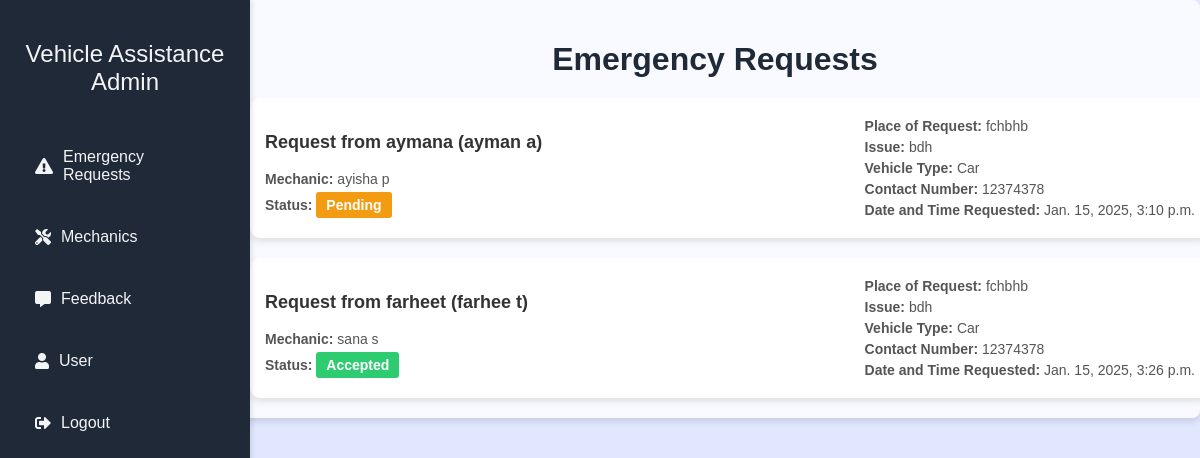
Page /emergency_requests/ on the committed database.
### mechanic/models.py (models this page shows, shortened)
class Request(models.Model):
    STATUS_CHOICES = (
        ('Pending', 'Pending'),
        ('Accepted', 'Accepted'),
        ('Rejected', 'Rejected'),
    )
    user = models.ForeignKey(User, on_delete=models.CASCADE)
    mechanic = models.ForeignKey(Mechanic, on_delete=models.CASCADE)
    date_requested = models.DateTimeField(auto_now_add=True)
    status = models.CharField(max_length=10, choices=STATUS_CHOICES, default='Pending')
    place = models.CharField(max_length=255)
    issue = models.CharField(max_length=255)
    vehicle_type = models.CharField(max_length=50)
    contact_number = models.CharField(max_length=15)

class Mechanic(models.Model):
    VEHICLE_TYPE_CHOICES = [
        ('two wheeler', 'Two Wheeler'),
        ('three wheeler', 'Three Wheeler'),
        ('four wheeler', 'Four Wheeler'),
        ('other', 'Other'),
    ]
    user = models.OneToOneField(User, on_delete=models.CASCADE)
    profile_pic = models.ImageField(upload_to='profile_pics/', blank=True, null=True)
    address = models.CharField(max_length=255)
    mobile = models.CharField(max_length=15)
    working_time_from = models.TimeField(default="09:00")  # Default value for working_time_from
    working_time_to = models.TimeField(default="18:00")
    vehicle_type = models.CharField(max_length=20, choices=VEHICLE_TYPE_CHOICES, default='other')
    verification_document = models.FileField(upload_to='verification_documents/', blank=True, null=True)
    lat = models.FloatField(null=True,blank=True)
    long = models.FloatField(null=True,blank=True)

### mechanic/views.py (the view)
# urls.py: path('emergency_requests/', views.emergency_requests_view, name='emergency_requests'),  # Fixed the name here
def emergency_requests_view(request):
    requests = Request.objects.all()
    return render(request, 'emergency_requests.html', {'requests': requests})

### templates/emergency_requests.html (shortened to what this page needs)
<!DOCTYPE html>
<html lang="en">
<head>
    <link rel="stylesheet" href="https://cdnjs.cloudflare.com/ajax/libs/font-awesome/5.15.4/css/all.min.css">
</head>
<body>
    <div class="sidebar">
        <h2>Vehicle Assistance Admin</h2>
        <a href="{% url 'emergency_requests' %}"><i class="fas fa-exclamation-triangle"></i> Emergency Requests</a>
        <a href="{% url 'admindashboard_mechanics' %}"><i class="fas fa-tools"></i> Mechanics</a>
        <a href="{% url 'admin_feedback' %}"><i class="fas fa-comment-alt"></i> Feedback</a>
        <a href="{% url 'user' %}"><i class="fas fa-user"></i> User</a>
        <a href="{% url 'index' %}"><i class="fas fa-sign-out-alt"></i> Logout</a>
    </div>
    <div class="content">
        <h1>Emergency Requests</h1>
        <div class="request-container">
            {% if requests %}
                {% for request in requests %}
                    <div class="request-card">
                        <div>
                            <h3>Request from {{ request.user.username }} ({{ request.user.first_name }} {{ request.user.last_name }})</h3>
                            <p><strong>Mechanic:</strong> {{ request.mechanic.user.first_name }} {{ request.mechanic.user.last_name }}</p>
                            <p><strong>Status:</strong>
                                <span class="status
                                    {% if request.status == 'Pending' %}status-pending{% endif %}
                                    {% if request.status == 'Accepted' %}status-accepted{% endif %}
                                    {% if request.status == 'Rejected' %}status-rejected{% endif %}">{{ request.status }}</span>
                            </p>
                        </div>
                        <div>
                            <p><strong>Place of Request:</strong> {{ request.place }}</p>
                            <p><strong>Issue:</strong> {{ request.issue }}</p>
                            <p><strong>Vehicle Type:</strong> {{ request.vehicle_type }}</p>
                            <p><strong>Contact Number:</strong> {{ request.contact_number }}</p>
                            <p><strong>Date and Time Requested:</strong> {{ request.date_requested }}</p>
                        </div>
                    </div>
                {% endfor %}
            {% else %}
                <div class="no-data">No emergency requests available.</div>
            {% endif %}
        </div>
    </div>
</body>
</html>

### templates/emergency_requests.html (style rules this page uses)
body { font-family: Arial, sans-serif; margin: 0; display: flex; background-color: #e0e7ff; background-image: url("../static/images/vehicle-assistance.jpg"); background-size: cover; background-position: center; }
.sidebar { width: 210px; background: #1f2937; color: #f3f4f6; padding: 20px; height: 100vh; position: fixed; box-shadow: 2px 0 5px rgba(0, 0, 0, 0.1); display: flex; flex-direction: column; }
.sidebar h2 { text-align: center; margin-bottom: 30px; font-weight: normal; color: #f3f4f6; }
.sidebar a { color: #f3f4f6; text-decoration: none; display: flex; align-items: center; padding: 12px 15px; margin: 10px 0; border-radius: 5px; transition: background 0.3s, padding-left 0.3s; }
.sidebar a i { margin-right: 10px; }
.content { margin-left: 230px; padding: 20px; width: calc(100% - 230px); background: rgba(255, 255, 255, 0.8); border-radius: 8px; box-shadow: 0 4px 6px rgba(0, 0, 0, 0.1); overflow-x: auto; }
.content h1 { color: #1f2937; margin-bottom: 20px; text-align: center; }
.request-container { display: flex; flex-direction: column; gap: 20px; }
.request-card { background: #ffffff; border-radius: 10px; box-shadow: 0 4px 6px rgba(0, 0, 0, 0.1); overflow: hidden; padding: 15px; text-align: left; width: 100%; display: flex; justify-content: space-between; align-items: center; }
.request-card h3 { font-size: 18px; color: #333; }
.request-card p { font-size: 14px; color: #555; margin: 5px 0; }
.status { display: inline-block; padding: 5px 10px; border-radius: 3px; font-weight: bold; }
.status-pending { background-color: #f39c12; color: white; }
.status-accepted { background-color: #2ecc71; color: white; }

### rows in the picture
Request: user.username "aymana", user.first_name "ayman", user.last_name "a", mechanic.user.first_name "ayisha", mechanic.user.last_name "p", status "Pending", place "fchbhb", issue "bdh", vehicle_type "Car", contact_number "12374378", date_requested "Jan. 15, 2025, 3:10 p.m."
Request: user.username "farheet", user.first_name "farhee", user.last_name "t", mechanic.user.first_name "sana", mechanic.user.last_name "s", status "Accepted", place "fchbhb", issue "bdh", vehicle_type "Car", contact_number "12374378", date_requested "Jan. 15, 2025, 3:26 p.m."
